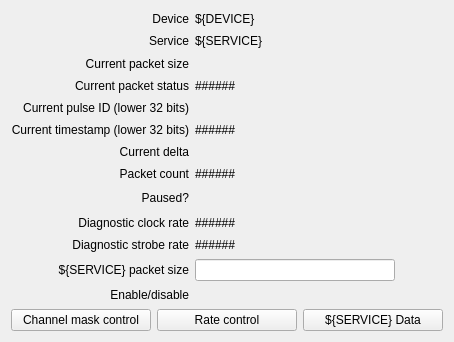
<?xml version="1.0" encoding="UTF-8"?>
<ui version="4.0">
 <class>Form</class>
 <widget class="QWidget" name="Form">
  <property name="geometry">
   <rect>
    <x>0</x>
    <y>0</y>
    <width>454</width>
    <height>342</height>
   </rect>
  </property>
  <property name="windowTitle">
   <string>BSSS BLD Control</string>
  </property>
  <layout class="QVBoxLayout" name="verticalLayout">
   <item>
    <layout class="QGridLayout" name="gridLayout">
     <item row="2" column="0">
      <widget class="QLabel" name="label">
       <property name="text">
        <string>Current packet size</string>
       </property>
       <property name="alignment">
        <set>Qt::AlignRight|Qt::AlignTrailing|Qt::AlignVCenter</set>
       </property>
      </widget>
     </item>
     <item row="13" column="0">
      <widget class="QLabel" name="label_10">
       <property name="text">
        <string>Enable/disable</string>
       </property>
       <property name="alignment">
        <set>Qt::AlignRight|Qt::AlignTrailing|Qt::AlignVCenter</set>
       </property>
      </widget>
     </item>
     <item row="5" column="1">
      <widget class="PyDMLabel" name="PyDMLabel_3">
       <property name="toolTip">
        <string/>
       </property>
       <property name="text">
        <string>######</string>
       </property>
       <property name="channel" stdset="0">
        <string>ca://${DEVICE}:${SERVICE}_ST:CURTSL</string>
       </property>
      </widget>
     </item>
     <item row="9" column="0">
      <widget class="QLabel" name="label_8">
       <property name="text">
        <string>Diagnostic clock rate</string>
       </property>
       <property name="alignment">
        <set>Qt::AlignRight|Qt::AlignTrailing|Qt::AlignVCenter</set>
       </property>
      </widget>
     </item>
     <item row="6" column="0">
      <widget class="QLabel" name="label_7">
       <property name="text">
        <string>Current delta</string>
       </property>
       <property name="alignment">
        <set>Qt::AlignRight|Qt::AlignTrailing|Qt::AlignVCenter</set>
       </property>
      </widget>
     </item>
     <item row="13" column="1">
      <widget class="PyDMEnumButton" name="PyDMEnumButton">
       <property name="maximumSize">
        <size>
         <width>200</width>
         <height>23</height>
        </size>
       </property>
       <property name="toolTip">
        <string/>
       </property>
       <property name="channel" stdset="0">
        <string>ca://${DEVICE}:${SERVICE}_CTRL:ENB</string>
       </property>
       <property name="orientation" stdset="0">
        <enum>Qt::Horizontal</enum>
       </property>
       <property name="marginTop" stdset="0">
        <number>0</number>
       </property>
       <property name="marginBottom" stdset="0">
        <number>0</number>
       </property>
       <property name="marginLeft" stdset="0">
        <number>0</number>
       </property>
       <property name="marginRight" stdset="0">
        <number>0</number>
       </property>
       <property name="horizontalSpacing" stdset="0">
        <number>6</number>
       </property>
       <property name="verticalSpacing" stdset="0">
        <number>0</number>
       </property>
      </widget>
     </item>
     <item row="8" column="0">
      <widget class="QLabel" name="label_5">
       <property name="text">
        <string>Paused?</string>
       </property>
       <property name="alignment">
        <set>Qt::AlignRight|Qt::AlignTrailing|Qt::AlignVCenter</set>
       </property>
      </widget>
     </item>
     <item row="7" column="1">
      <widget class="PyDMLabel" name="PyDMLabel_7">
       <property name="toolTip">
        <string/>
       </property>
       <property name="text">
        <string>######</string>
       </property>
       <property name="channel" stdset="0">
        <string>ca://${DEVICE}:${SERVICE}_ST:PKTCNT</string>
       </property>
      </widget>
     </item>
     <item row="8" column="1">
      <layout class="QHBoxLayout" name="horizontalLayout">
       <item>
        <widget class="PyDMByteIndicator" name="PyDMByteIndicator">
         <property name="toolTip">
          <string/>
         </property>
         <property name="channel" stdset="0">
          <string>ca://${DEVICE}:${SERVICE}_ST:PAUSED</string>
         </property>
         <property name="showLabels" stdset="0">
          <bool>false</bool>
         </property>
        </widget>
       </item>
       <item>
        <spacer name="horizontalSpacer">
         <property name="orientation">
          <enum>Qt::Horizontal</enum>
         </property>
         <property name="sizeHint" stdset="0">
          <size>
           <width>40</width>
           <height>20</height>
          </size>
         </property>
        </spacer>
       </item>
      </layout>
     </item>
     <item row="12" column="0">
      <widget class="QLabel" name="label_9">
       <property name="text">
        <string>${SERVICE} packet size</string>
       </property>
       <property name="alignment">
        <set>Qt::AlignRight|Qt::AlignTrailing|Qt::AlignVCenter</set>
       </property>
      </widget>
     </item>
     <item row="3" column="0">
      <widget class="QLabel" name="label_2">
       <property name="text">
        <string>Current packet status</string>
       </property>
       <property name="alignment">
        <set>Qt::AlignRight|Qt::AlignTrailing|Qt::AlignVCenter</set>
       </property>
      </widget>
     </item>
     <item row="7" column="0">
      <widget class="QLabel" name="label_6">
       <property name="text">
        <string>Packet count</string>
       </property>
       <property name="alignment">
        <set>Qt::AlignRight|Qt::AlignTrailing|Qt::AlignVCenter</set>
       </property>
      </widget>
     </item>
     <item row="2" column="1">
      <widget class="PyDMLabel" name="PyDMLabel">
       <property name="toolTip">
        <string/>
       </property>
       <property name="channel" stdset="0">
        <string>ca://${DEVICE}:${SERVICE}_ST:CURPKTSZ</string>
       </property>
      </widget>
     </item>
     <item row="4" column="1">
      <widget class="PyDMLabel" name="PyDMLabel_4">
       <property name="toolTip">
        <string/>
       </property>
       <property name="channel" stdset="0">
        <string>ca://${DEVICE}:${SERVICE}_ST:CURPIDL</string>
       </property>
      </widget>
     </item>
     <item row="1" column="0">
      <widget class="QLabel" name="label_12">
       <property name="text">
        <string>Service</string>
       </property>
       <property name="alignment">
        <set>Qt::AlignRight|Qt::AlignTrailing|Qt::AlignVCenter</set>
       </property>
      </widget>
     </item>
     <item row="10" column="1">
      <widget class="PyDMLabel" name="PyDMLabel_10">
       <property name="toolTip">
        <string/>
       </property>
       <property name="text">
        <string>######</string>
       </property>
       <property name="channel" stdset="0">
        <string>ca://${DEVICE}:${SERVICE}_ST:DGSTBRATE</string>
       </property>
      </widget>
     </item>
     <item row="4" column="0">
      <widget class="QLabel" name="label_4">
       <property name="text">
        <string>Current pulse ID (lower 32 bits)</string>
       </property>
       <property name="alignment">
        <set>Qt::AlignRight|Qt::AlignTrailing|Qt::AlignVCenter</set>
       </property>
      </widget>
     </item>
     <item row="10" column="0">
      <widget class="QLabel" name="label_11">
       <property name="text">
        <string>Diagnostic strobe rate</string>
       </property>
       <property name="alignment">
        <set>Qt::AlignRight|Qt::AlignTrailing|Qt::AlignVCenter</set>
       </property>
      </widget>
     </item>
     <item row="1" column="1">
      <widget class="QLabel" name="label_13">
       <property name="text">
        <string>${SERVICE}</string>
       </property>
      </widget>
     </item>
     <item row="5" column="0">
      <widget class="QLabel" name="label_3">
       <property name="text">
        <string>Current timestamp (lower 32 bits)</string>
       </property>
       <property name="alignment">
        <set>Qt::AlignRight|Qt::AlignTrailing|Qt::AlignVCenter</set>
       </property>
      </widget>
     </item>
     <item row="3" column="1">
      <widget class="PyDMLabel" name="PyDMLabel_2">
       <property name="toolTip">
        <string/>
       </property>
       <property name="text">
        <string>######</string>
       </property>
       <property name="channel" stdset="0">
        <string>ca://${DEVICE}:${SERVICE}_ST:CURPKTST</string>
       </property>
      </widget>
     </item>
     <item row="9" column="1">
      <widget class="PyDMLabel" name="PyDMLabel_6">
       <property name="toolTip">
        <string/>
       </property>
       <property name="text">
        <string>######</string>
       </property>
       <property name="channel" stdset="0">
        <string>ca://${DEVICE}:${SERVICE}_ST:DGCLKRATE</string>
       </property>
      </widget>
     </item>
     <item row="6" column="1">
      <widget class="PyDMLabel" name="PyDMLabel_8">
       <property name="toolTip">
        <string/>
       </property>
       <property name="channel" stdset="0">
        <string>ca://${DEVICE}:${SERVICE}_ST:CURDLT</string>
       </property>
      </widget>
     </item>
     <item row="12" column="1">
      <widget class="PyDMLineEdit" name="PyDMLineEdit">
       <property name="maximumSize">
        <size>
         <width>200</width>
         <height>16777215</height>
        </size>
       </property>
       <property name="toolTip">
        <string/>
       </property>
       <property name="channel" stdset="0">
        <string>ca://${DEVICE}:${SERVICE}_CTRL:PKSZ</string>
       </property>
      </widget>
     </item>
     <item row="0" column="0">
      <widget class="QLabel" name="label_14">
       <property name="text">
        <string>Device</string>
       </property>
       <property name="alignment">
        <set>Qt::AlignRight|Qt::AlignTrailing|Qt::AlignVCenter</set>
       </property>
      </widget>
     </item>
     <item row="0" column="1">
      <widget class="QLabel" name="label_15">
       <property name="text">
        <string>${DEVICE}</string>
       </property>
      </widget>
     </item>
    </layout>
   </item>
   <item>
    <layout class="QHBoxLayout" name="horizontalLayout_2">
     <item>
      <widget class="PyDMRelatedDisplayButton" name="PyDMRelatedDisplayButton">
       <property name="toolTip">
        <string/>
       </property>
       <property name="text">
        <string>Channel mask control</string>
       </property>
       <property name="filenames" stdset="0">
        <stringlist>
         <string>bsssBld_channelMaskControl.ui</string>
        </stringlist>
       </property>
       <property name="titles" stdset="0">
        <stringlist/>
       </property>
      </widget>
     </item>
     <item>
      <widget class="PyDMRelatedDisplayButton" name="PyDMRelatedDisplayButton_2">
       <property name="toolTip">
        <string/>
       </property>
       <property name="text">
        <string>Rate control</string>
       </property>
       <property name="filenames" stdset="0">
        <stringlist>
         <string>${SERVICE}_rateControl.ui</string>
        </stringlist>
       </property>
      </widget>
     </item>
     <item>
      <widget class="PyDMRelatedDisplayButton" name="PyDMRelatedDisplayButton_3">
       <property name="toolTip">
        <string/>
       </property>
       <property name="text">
        <string>${SERVICE} Data</string>
       </property>
       <property name="filenames" stdset="0">
        <stringlist>
         <string>bsssBld_dataMain.ui</string>
        </stringlist>
       </property>
      </widget>
     </item>
    </layout>
   </item>
  </layout>
 </widget>
 <customwidgets>
  <customwidget>
   <class>PyDMLabel</class>
   <extends>QLabel</extends>
   <header>pydm.widgets.label</header>
  </customwidget>
  <customwidget>
   <class>PyDMByteIndicator</class>
   <extends>QWidget</extends>
   <header>pydm.widgets.byte</header>
  </customwidget>
  <customwidget>
   <class>PyDMEnumButton</class>
   <extends>QWidget</extends>
   <header>pydm.widgets.enum_button</header>
  </customwidget>
  <customwidget>
   <class>PyDMLineEdit</class>
   <extends>QLineEdit</extends>
   <header>pydm.widgets.line_edit</header>
  </customwidget>
  <customwidget>
   <class>PyDMRelatedDisplayButton</class>
   <extends>QPushButton</extends>
   <header>pydm.widgets.related_display_button</header>
  </customwidget>
 </customwidgets>
 <resources/>
 <connections/>
</ui>
